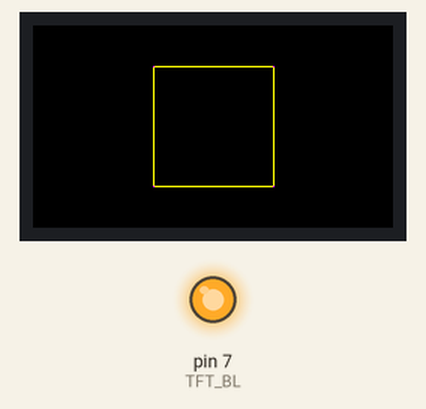
This sketch was run on a simulated Arduino Uno, built with avr-gcc and run on an emulated ATmega328P. Parts: 240×135 colour display, output pins drawn as LEDs (lit = HIGH).

Above: at 0.88 s.
At 3.1 s:
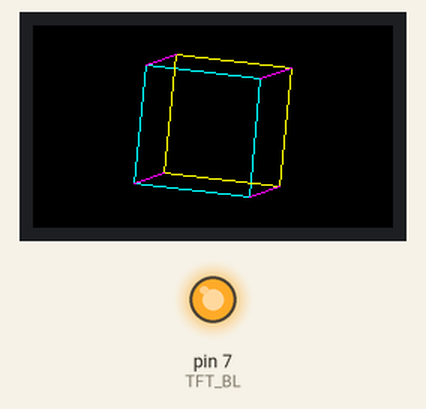
At 9.53 s:
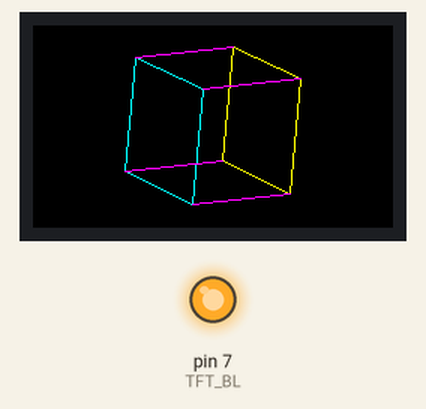
At 18.7 s:
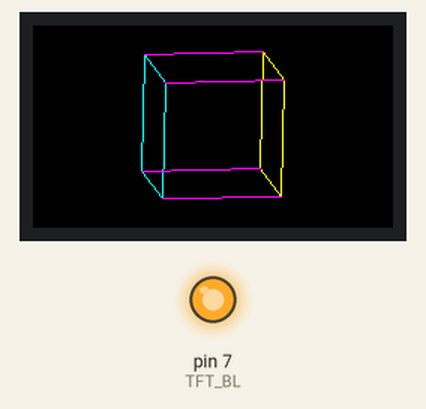
At 28.99 s:
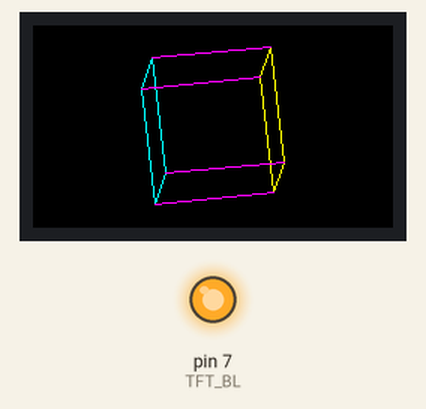
At 39.44 s:
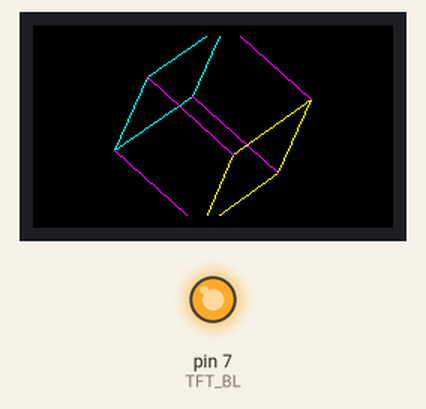

Measured:
- what the display in image 0 shows lasts 0.5 s, from 0.6 s to 1.1 s

The sketch:

tft_hwspi.ino
```cpp
// Spinning 3D cube on Adafruit Mini PiTFT 135x240 (ST7789)
// HW SPI + partial canvas + fixed-point math (no floats in render loop)
//
// Wiring (display -> UNO Q):
//   SCK  -> D13
//   MOSI -> D11
//   CS   -> D10
//   DC   -> D9
//   RST  -> D8
//   BL   -> D7
//   VIN  -> 3.3V
//   GND  -> GND
#include <Arduino_GFX_Library.h>
#include <SPI.h>

#define BLACK   0x0000
#define CYAN    0x07FF
#define YELLOW  0xFFE0
#define MAGENTA 0xF81F

#define TFT_CS   10
#define TFT_DC    9
#define TFT_RST   8
#define TFT_BL    7

Arduino_DataBus *bus = new Arduino_HWSPI(TFT_DC, TFT_CS, &SPI, 60000000);
Arduino_ST7789 *tft = new Arduino_ST7789(bus, TFT_RST, 0, true, 135, 240, 52, 40, 53, 40);

const int CVW = 160, CVH = 120;
const int CVX = 40, CVY = 7;
Arduino_Canvas *canvas = new Arduino_Canvas(CVW, CVH, tft, CVX, CVY);

// Fixed-point: 10 fractional bits (multiply by 1024)
#define FP_SHIFT 10
#define FP_ONE   (1 << FP_SHIFT)

// 256-entry sine table, values in fixed-point [-1024..1024]
// Covers 0..2*PI in 256 steps
static const int16_t sinTab[256] PROGMEM = {
     0,   25,   50,   75,  100,  125,  150,  175,
   199,  224,  248,  273,  297,  321,  344,  368,
   391,  414,  437,  460,  482,  504,  526,  547,
   568,  589,  609,  629,  649,  668,  687,  706,
   724,  741,  758,  775,  791,  807,  822,  837,
   851,  865,  878,  891,  903,  915,  926,  936,
   946,  955,  964,  972,  980,  987,  993,  999,
  1004, 1009, 1013, 1016, 1019, 1021, 1023, 1024,
  1024, 1024, 1023, 1021, 1019, 1016, 1013, 1009,
  1004,  999,  993,  987,  980,  972,  964,  955,
   946,  936,  926,  915,  903,  891,  878,  865,
   851,  837,  822,  807,  791,  775,  758,  741,
   724,  706,  687,  668,  649,  629,  609,  589,
   568,  547,  526,  504,  482,  460,  437,  414,
   391,  368,  344,  321,  297,  273,  248,  224,
   199,  175,  150,  125,  100,   75,   50,   25,
     0,  -25,  -50,  -75, -100, -125, -150, -175,
  -199, -224, -248, -273, -297, -321, -344, -368,
  -391, -414, -437, -460, -482, -504, -526, -547,
  -568, -589, -609, -629, -649, -668, -687, -706,
  -724, -741, -758, -775, -791, -807, -822, -837,
  -851, -865, -878, -891, -903, -915, -926, -936,
  -946, -955, -964, -972, -980, -987, -993, -999,
 -1004,-1009,-1013,-1016,-1019,-1021,-1023,-1024,
 -1024,-1024,-1023,-1021,-1019,-1016,-1013,-1009,
 -1004, -999, -993, -987, -980, -972, -964, -955,
  -946, -936, -926, -915, -903, -891, -878, -865,
  -851, -837, -822, -807, -791, -775, -758, -741,
  -724, -706, -687, -668, -649, -629, -609, -589,
  -568, -547, -526, -504, -482, -460, -437, -414,
  -391, -368, -344, -321, -297, -273, -248, -224,
  -199, -175, -150, -125, -100,  -75,  -50,  -25
};

inline int16_t fpSin(uint8_t angle) { return (int16_t)pgm_read_word(&sinTab[angle]); }
inline int16_t fpCos(uint8_t angle) { return (int16_t)pgm_read_word(&sinTab[(angle + 64) & 255]); }

// Fixed-point multiply: (a * b) >> FP_SHIFT
inline int32_t fpMul(int32_t a, int32_t b) { return (a * b) >> FP_SHIFT; }

// Cube vertices in fixed-point: ±FP_ONE
const int32_t verts[8][3] = {
  {-FP_ONE,-FP_ONE,-FP_ONE}, { FP_ONE,-FP_ONE,-FP_ONE},
  { FP_ONE, FP_ONE,-FP_ONE}, {-FP_ONE, FP_ONE,-FP_ONE},
  {-FP_ONE,-FP_ONE, FP_ONE}, { FP_ONE,-FP_ONE, FP_ONE},
  { FP_ONE, FP_ONE, FP_ONE}, {-FP_ONE, FP_ONE, FP_ONE}
};

int edges[12][2] = {
  {0,1},{1,2},{2,3},{3,0},
  {4,5},{5,6},{6,7},{7,4},
  {0,4},{1,5},{2,6},{3,7}
};

uint16_t edgeColors[12] = {
  CYAN, CYAN, CYAN, CYAN,
  YELLOW, YELLOW, YELLOW, YELLOW,
  MAGENTA, MAGENTA, MAGENTA, MAGENTA
};

uint8_t angleX = 0, angleY = 0, angleZ = 0;

const int CX = CVW / 2;
const int CY = CVH / 2;
const int32_t SCALE = 40;

// Precomputed trig
int16_t sx_, cx_, sy_, cy_, sz_, cz_;

void project(int32_t x, int32_t y, int32_t z, int &screenX, int &screenY) {
  // Rotate X
  int32_t y1 = fpMul(y, cx_) - fpMul(z, sx_);
  int32_t z1 = fpMul(y, sx_) + fpMul(z, cx_);
  // Rotate Y
  int32_t x2 = fpMul(x, cy_) + fpMul(z1, sy_);
  // Rotate Z
  int32_t x3 = fpMul(x2, cz_) - fpMul(y1, sz_);
  int32_t y3 = fpMul(x2, sz_) + fpMul(y1, cz_);

  screenX = CX + (int)((x3 * SCALE) >> FP_SHIFT);
  screenY = CY + (int)((y3 * SCALE) >> FP_SHIFT);
}

void setup() {
  pinMode(TFT_BL, OUTPUT);
  digitalWrite(TFT_BL, HIGH);

  tft->begin();
  delay(100);
  tft->setRotation(1);
  tft->fillScreen(BLACK);

  canvas->begin();
}

void loop() {
  canvas->fillScreen(BLACK);

  sx_ = fpSin(angleX); cx_ = fpCos(angleX);
  sy_ = fpSin(angleY); cy_ = fpCos(angleY);
  sz_ = fpSin(angleZ); cz_ = fpCos(angleZ);

  int px[8], py[8];
  for (int i = 0; i < 8; i++)
    project(verts[i][0], verts[i][1], verts[i][2], px[i], py[i]);

  for (int i = 0; i < 12; i++) {
    int a = edges[i][0], b = edges[i][1];
    canvas->drawLine(px[a], py[a], px[b], py[b], edgeColors[i]);
  }

  canvas->flush();

  angleX += 1;
  angleY += 2;
  angleZ += 1;
}
```
